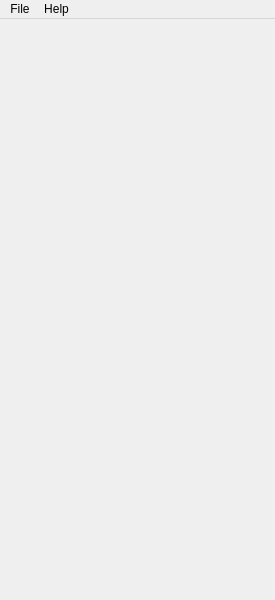
<?xml version="1.0" encoding="UTF-8"?>
<ui version="4.0">
 <class>gfMayaTools_MainUI</class>
 <widget class="QMainWindow" name="gfMayaTools_MainUI">
  <property name="geometry">
   <rect>
    <x>0</x>
    <y>0</y>
    <width>275</width>
    <height>600</height>
   </rect>
  </property>
  <property name="windowTitle">
   <string>MainWindow</string>
  </property>
  <widget class="QWidget" name="centralwidget"/>
  <widget class="QMenuBar" name="menubar">
   <property name="geometry">
    <rect>
     <x>0</x>
     <y>0</y>
     <width>275</width>
     <height>21</height>
    </rect>
   </property>
   <widget class="QMenu" name="menuFile">
    <property name="title">
     <string>File</string>
    </property>
    <addaction name="actionCreate_New_Tab"/>
    <addaction name="actionDelete_Current_Tab"/>
    <addaction name="actionImport_Tab"/>
    <addaction name="actionExport_Tab"/>
    <addaction name="actionCreate_Tool"/>
    <addaction name="separator"/>
    <addaction name="actionUpdate_Libraries"/>
    <addaction name="separator"/>
    <addaction name="actionAuto_Load"/>
   </widget>
   <widget class="QMenu" name="menuHelp">
    <property name="title">
     <string>Help</string>
    </property>
    <addaction name="actionHow_to_Use"/>
    <addaction name="separator"/>
    <addaction name="actionAbout_Tool"/>
   </widget>
   <addaction name="menuFile"/>
   <addaction name="menuHelp"/>
  </widget>
  <action name="actionCreate_New_Tab">
   <property name="text">
    <string>Create New Tab</string>
   </property>
  </action>
  <action name="actionImport_Tab">
   <property name="text">
    <string>Import Tab</string>
   </property>
  </action>
  <action name="actionExport_Tab">
   <property name="text">
    <string>Export Tab</string>
   </property>
  </action>
  <action name="actionCreate_Tool">
   <property name="text">
    <string>Create Tool</string>
   </property>
  </action>
  <action name="actionUpdate_Libraries">
   <property name="text">
    <string>Update Libraries</string>
   </property>
  </action>
  <action name="actionAuto_Load">
   <property name="checkable">
    <bool>true</bool>
   </property>
   <property name="checked">
    <bool>false</bool>
   </property>
   <property name="text">
    <string>Auto Load</string>
   </property>
  </action>
  <action name="actionHow_to_Use">
   <property name="text">
    <string>How to Use</string>
   </property>
  </action>
  <action name="actionAbout_Tool">
   <property name="text">
    <string>About Tool</string>
   </property>
  </action>
  <action name="actionDelete_Current_Tab">
   <property name="text">
    <string>Delete Current Tab</string>
   </property>
  </action>
 </widget>
 <resources/>
 <connections/>
</ui>
